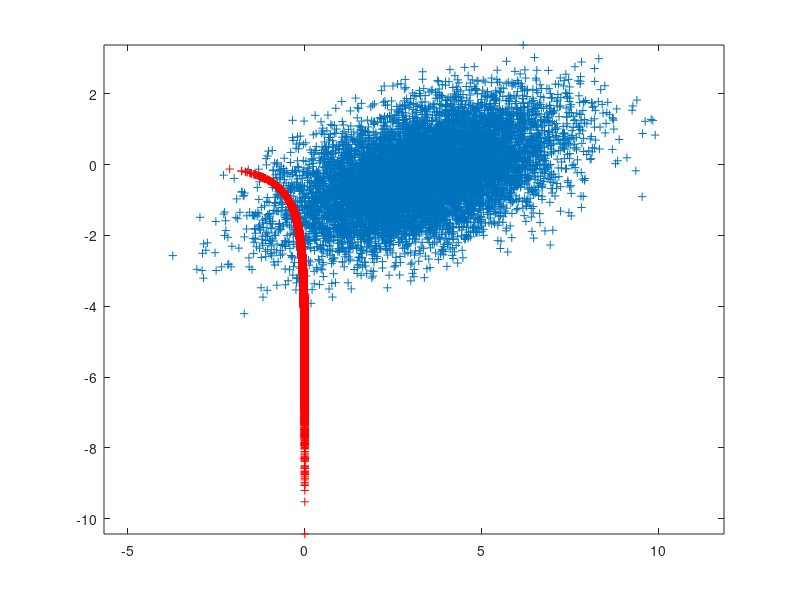
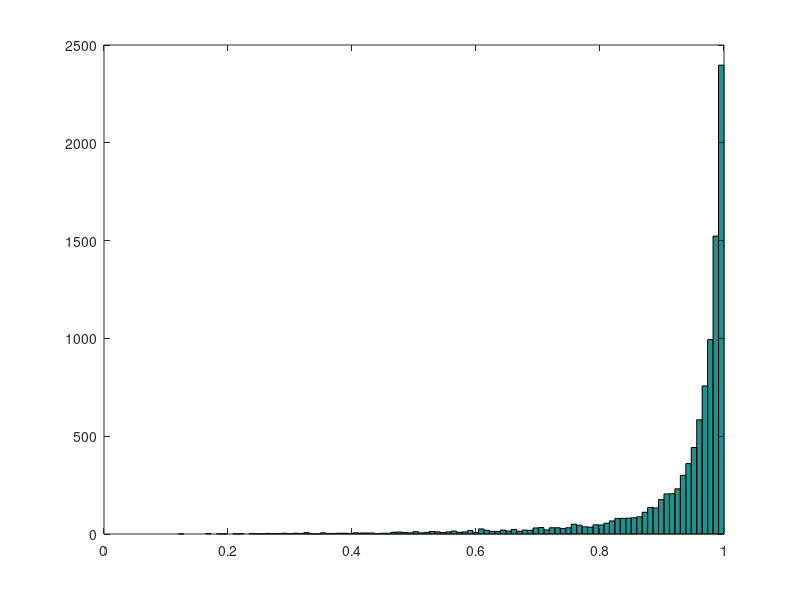
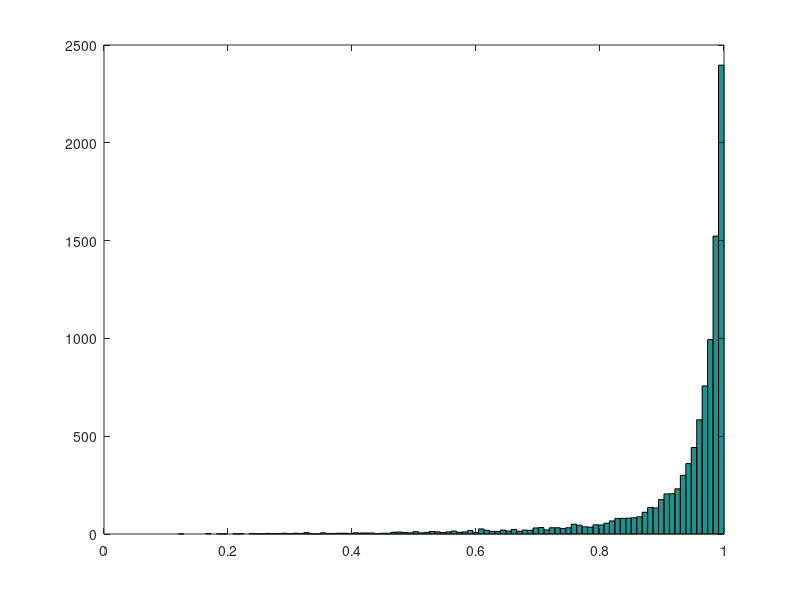

Here is the MATLAB script that generated these plots, in order:
mu2 = randn(1,2)
X = randn(3,2);
Sigma2 = X' * X

eta2 = mvnrnd(mu2, Sigma2, 10000);
theta2 = zeros(size(eta2));
theta2(:,1) = exp(eta2(:,1)) ./ (exp(eta2(:,1)) + exp(eta2(:,2)));
theta2(:,2) = exp(eta2(:,2)) ./ (exp(eta2(:,1)) + exp(eta2(:,2)));

figure(1)
n = 10000
plot(  eta2(1:n,1),   eta2(1:n,2), '+')
figure(2)
%n = 100
%plot(theta2(1:n,1), theta2(1:n,2), '.')
%figure(3)
hist(theta2(:,1), 100)

ieta2 = log(theta2);

figure(1)
hold on
plot(ieta2(1:n,1), ieta2(1:n,2), 'r+')
axis equal
hold off

itheta2 = zeros(size(eta2));
itheta2(:,1) = exp(ieta2(:,1)) ./ (exp(ieta2(:,1)) + exp(ieta2(:,2)));
itheta2(:,2) = exp(ieta2(:,2)) ./ (exp(ieta2(:,1)) + exp(ieta2(:,2)));
figure(3)
hist(itheta2(:,1), 100)
